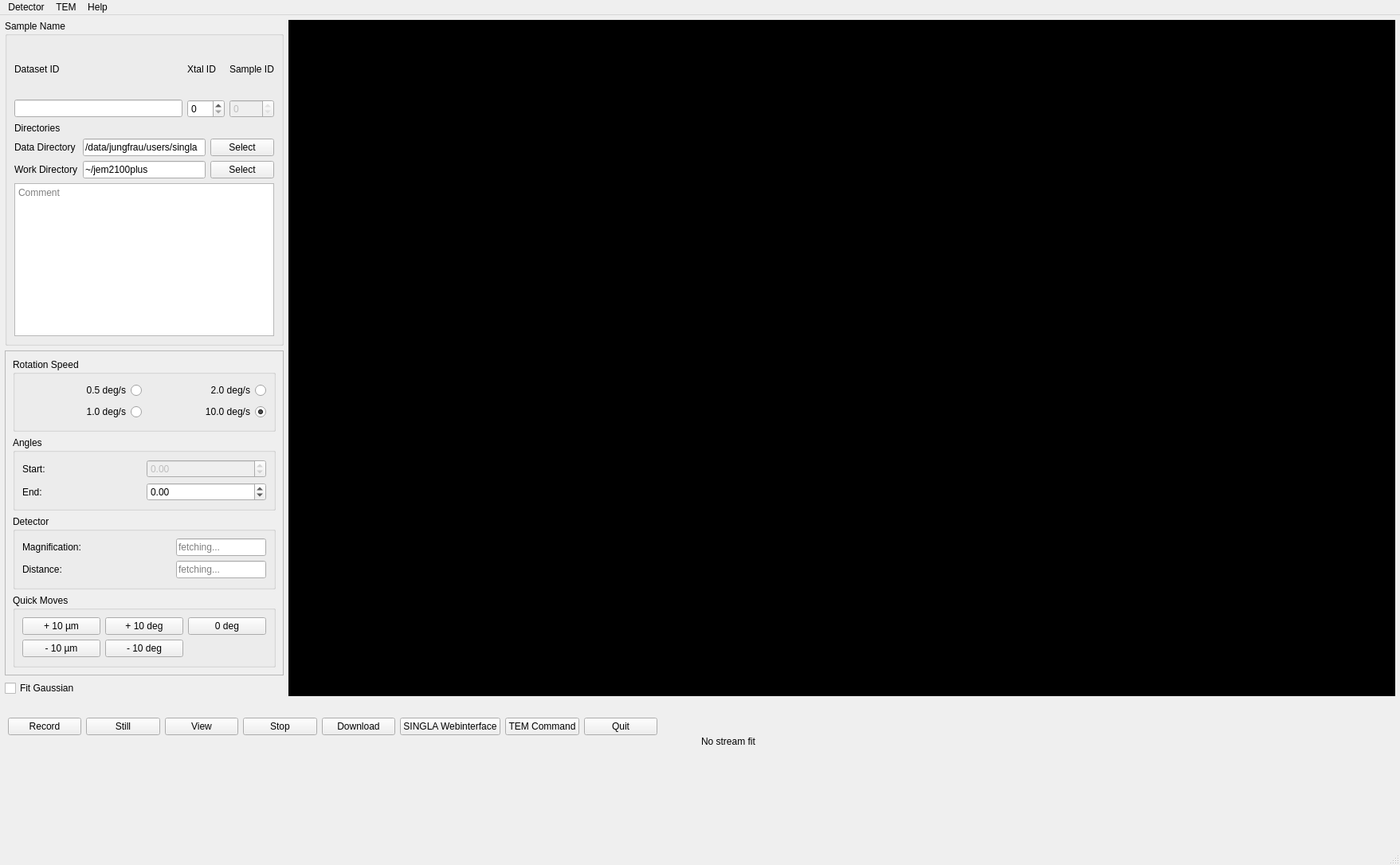
<?xml version="1.0" encoding="UTF-8"?>
<ui version="4.0">
 <class>MainWindow</class>
 <widget class="QMainWindow" name="MainWindow">
  <property name="geometry">
   <rect>
    <x>0</x>
    <y>0</y>
    <width>1757</width>
    <height>1086</height>
   </rect>
  </property>
  <property name="sizePolicy">
   <sizepolicy hsizetype="Expanding" vsizetype="Expanding">
    <horstretch>0</horstretch>
    <verstretch>0</verstretch>
   </sizepolicy>
  </property>
  <property name="windowTitle">
   <string>Singla GUI</string>
  </property>
  <widget class="QWidget" name="centralwidget">
   <property name="sizePolicy">
    <sizepolicy hsizetype="Maximum" vsizetype="Maximum">
     <horstretch>0</horstretch>
     <verstretch>0</verstretch>
    </sizepolicy>
   </property>
   <widget class="QWidget" name="control_panel" native="true">
    <property name="geometry">
     <rect>
      <x>6</x>
      <y>6</y>
      <width>350</width>
      <height>849</height>
     </rect>
    </property>
    <property name="sizePolicy">
     <sizepolicy hsizetype="Preferred" vsizetype="Maximum">
      <horstretch>0</horstretch>
      <verstretch>0</verstretch>
     </sizepolicy>
    </property>
    <property name="maximumSize">
     <size>
      <width>350</width>
      <height>900</height>
     </size>
    </property>
    <layout class="QGridLayout" name="gridLayout_10">
     <item row="3" column="0">
      <widget class="QCheckBox" name="checkbox_fit_beam">
       <property name="text">
        <string>Fit Gaussian</string>
       </property>
      </widget>
     </item>
     <item row="1" column="0">
      <widget class="QFrame" name="frame">
       <property name="sizePolicy">
        <sizepolicy hsizetype="Preferred" vsizetype="Preferred">
         <horstretch>0</horstretch>
         <verstretch>0</verstretch>
        </sizepolicy>
       </property>
       <property name="frameShape">
        <enum>QFrame::StyledPanel</enum>
       </property>
       <property name="frameShadow">
        <enum>QFrame::Raised</enum>
       </property>
       <layout class="QVBoxLayout" name="verticalLayout">
        <item>
         <widget class="QGroupBox" name="groupBox_rotation_speed">
          <property name="title">
           <string>Rotation Speed</string>
          </property>
          <layout class="QGridLayout" name="gridLayout_2">
           <item row="2" column="2">
            <widget class="QRadioButton" name="rb_speed_10">
             <property name="layoutDirection">
              <enum>Qt::RightToLeft</enum>
             </property>
             <property name="text">
              <string>10.0 deg/s</string>
             </property>
             <property name="checked">
              <bool>true</bool>
             </property>
            </widget>
           </item>
           <item row="1" column="2">
            <widget class="QRadioButton" name="rb_speed_2">
             <property name="layoutDirection">
              <enum>Qt::RightToLeft</enum>
             </property>
             <property name="text">
              <string>2.0 deg/s</string>
             </property>
            </widget>
           </item>
           <item row="1" column="1">
            <widget class="QRadioButton" name="rb_speed_05">
             <property name="layoutDirection">
              <enum>Qt::RightToLeft</enum>
             </property>
             <property name="text">
              <string>0.5 deg/s</string>
             </property>
            </widget>
           </item>
           <item row="2" column="1">
            <widget class="QRadioButton" name="rb_speed_1">
             <property name="layoutDirection">
              <enum>Qt::RightToLeft</enum>
             </property>
             <property name="text">
              <string>1.0 deg/s</string>
             </property>
            </widget>
           </item>
          </layout>
         </widget>
        </item>
        <item>
         <widget class="QGroupBox" name="groupBox_3">
          <property name="title">
           <string>Angles</string>
          </property>
          <layout class="QGridLayout" name="gridLayout_4">
           <item row="1" column="2">
            <widget class="QDoubleSpinBox" name="input_end_angle">
             <property name="minimum">
              <double>-120.000000000000000</double>
             </property>
             <property name="maximum">
              <double>120.000000000000000</double>
             </property>
            </widget>
           </item>
           <item row="0" column="1">
            <widget class="QLabel" name="label_5">
             <property name="text">
              <string>Start:</string>
             </property>
            </widget>
           </item>
           <item row="1" column="1">
            <widget class="QLabel" name="label_6">
             <property name="text">
              <string>End:</string>
             </property>
            </widget>
           </item>
           <item row="0" column="2">
            <widget class="QDoubleSpinBox" name="input_start_angle">
             <property name="enabled">
              <bool>false</bool>
             </property>
             <property name="minimum">
              <double>-120.000000000000000</double>
             </property>
             <property name="maximum">
              <double>120.000000000000000</double>
             </property>
            </widget>
           </item>
          </layout>
         </widget>
        </item>
        <item>
         <widget class="QGroupBox" name="groupBox_5">
          <property name="title">
           <string>Detector</string>
          </property>
          <layout class="QGridLayout" name="gridLayout_3">
           <item row="2" column="2">
            <widget class="QLineEdit" name="input_det_distance">
             <property name="text">
              <string/>
             </property>
             <property name="readOnly">
              <bool>true</bool>
             </property>
             <property name="placeholderText">
              <string>fetching...</string>
             </property>
            </widget>
           </item>
           <item row="2" column="0">
            <widget class="QLabel" name="label_8">
             <property name="text">
              <string>Distance:</string>
             </property>
            </widget>
           </item>
           <item row="0" column="2">
            <widget class="QLineEdit" name="input_magnification">
             <property name="enabled">
              <bool>true</bool>
             </property>
             <property name="text">
              <string/>
             </property>
             <property name="readOnly">
              <bool>true</bool>
             </property>
             <property name="placeholderText">
              <string>fetching...</string>
             </property>
            </widget>
           </item>
           <item row="0" column="0">
            <widget class="QLabel" name="label_7">
             <property name="text">
              <string>Magnification:</string>
             </property>
            </widget>
           </item>
           <item row="0" column="1">
            <spacer name="horizontalSpacer">
             <property name="orientation">
              <enum>Qt::Horizontal</enum>
             </property>
             <property name="sizeHint" stdset="0">
              <size>
               <width>30</width>
               <height>20</height>
              </size>
             </property>
            </spacer>
           </item>
          </layout>
         </widget>
        </item>
        <item>
         <widget class="QGroupBox" name="groupBox_4">
          <property name="title">
           <string>Quick Moves</string>
          </property>
          <layout class="QGridLayout" name="gridLayout_5">
           <item row="0" column="0">
            <widget class="QPushButton" name="btn_qnm_p10um">
             <property name="text">
              <string>+ 10 µm</string>
             </property>
            </widget>
           </item>
           <item row="0" column="1">
            <widget class="QPushButton" name="btn_qnm_p10deg">
             <property name="text">
              <string>+ 10 deg</string>
             </property>
            </widget>
           </item>
           <item row="0" column="2">
            <widget class="QPushButton" name="btn_qnm_0deg">
             <property name="text">
              <string>0 deg</string>
             </property>
            </widget>
           </item>
           <item row="1" column="0">
            <widget class="QPushButton" name="btn_qnm_m10um">
             <property name="text">
              <string>- 10 µm</string>
             </property>
            </widget>
           </item>
           <item row="1" column="1">
            <widget class="QPushButton" name="btn_qnm_m10deg">
             <property name="text">
              <string>- 10 deg</string>
             </property>
            </widget>
           </item>
          </layout>
         </widget>
        </item>
       </layout>
      </widget>
     </item>
     <item row="0" column="0">
      <widget class="QGroupBox" name="groupBox">
       <property name="title">
        <string>Sample Name</string>
       </property>
       <layout class="QGridLayout" name="gridLayout_8">
        <item row="0" column="0">
         <widget class="QLabel" name="label_4">
          <property name="text">
           <string>Dataset ID</string>
          </property>
         </widget>
        </item>
        <item row="0" column="1">
         <widget class="QLabel" name="label_3">
          <property name="text">
           <string>Xtal ID</string>
          </property>
         </widget>
        </item>
        <item row="0" column="2">
         <widget class="QLabel" name="label_2">
          <property name="text">
           <string>Sample ID</string>
          </property>
         </widget>
        </item>
        <item row="1" column="0">
         <widget class="QLineEdit" name="input_sampleid"/>
        </item>
        <item row="1" column="1">
         <widget class="QSpinBox" name="input_xtal_id">
          <property name="maximum">
           <number>500</number>
          </property>
         </widget>
        </item>
        <item row="1" column="2">
         <widget class="QSpinBox" name="input_dataset_id">
          <property name="enabled">
           <bool>false</bool>
          </property>
          <property name="maximumSize">
           <size>
            <width>80</width>
            <height>16777215</height>
           </size>
          </property>
          <property name="readOnly">
           <bool>true</bool>
          </property>
          <property name="maximum">
           <number>1000</number>
          </property>
         </widget>
        </item>
        <item row="2" column="0" colspan="3">
         <widget class="QWidget" name="widget_4" native="true">
          <layout class="QGridLayout" name="gridLayout_6">
           <property name="leftMargin">
            <number>0</number>
           </property>
           <property name="topMargin">
            <number>0</number>
           </property>
           <property name="rightMargin">
            <number>0</number>
           </property>
           <property name="bottomMargin">
            <number>0</number>
           </property>
           <property name="spacing">
            <number>6</number>
           </property>
           <item row="0" column="0">
            <widget class="QLabel" name="label">
             <property name="text">
              <string>Directories</string>
             </property>
            </widget>
           </item>
           <item row="1" column="2">
            <widget class="QPushButton" name="btn_select_data_directory">
             <property name="text">
              <string>Select</string>
             </property>
            </widget>
           </item>
           <item row="2" column="2">
            <widget class="QPushButton" name="btn_select_work_directory">
             <property name="text">
              <string>Select</string>
             </property>
            </widget>
           </item>
           <item row="1" column="1">
            <widget class="QLineEdit" name="input_databasedir">
             <property name="text">
              <string>/data/jungfrau/users/singla</string>
             </property>
             <property name="readOnly">
              <bool>false</bool>
             </property>
            </widget>
           </item>
           <item row="1" column="0">
            <widget class="QLabel" name="label_9">
             <property name="text">
              <string>Data Directory</string>
             </property>
            </widget>
           </item>
           <item row="2" column="1">
            <widget class="QLineEdit" name="input_workbasedir">
             <property name="text">
              <string>~/jem2100plus</string>
             </property>
             <property name="readOnly">
              <bool>false</bool>
             </property>
            </widget>
           </item>
           <item row="2" column="0">
            <widget class="QLabel" name="label_10">
             <property name="text">
              <string>Work Directory</string>
             </property>
            </widget>
           </item>
          </layout>
         </widget>
        </item>
        <item row="3" column="0" colspan="3">
         <widget class="QPlainTextEdit" name="input_comment">
          <property name="sizePolicy">
           <sizepolicy hsizetype="Preferred" vsizetype="Preferred">
            <horstretch>0</horstretch>
            <verstretch>0</verstretch>
           </sizepolicy>
          </property>
          <property name="placeholderText">
           <string>Comment</string>
          </property>
         </widget>
        </item>
       </layout>
      </widget>
     </item>
    </layout>
   </widget>
   <widget class="ImageView" name="stream_view" native="true">
    <property name="geometry">
     <rect>
      <x>362</x>
      <y>6</y>
      <width>1389</width>
      <height>849</height>
     </rect>
    </property>
    <property name="sizePolicy">
     <sizepolicy hsizetype="Preferred" vsizetype="Preferred">
      <horstretch>0</horstretch>
      <verstretch>0</verstretch>
     </sizepolicy>
    </property>
    <property name="autoFillBackground">
     <bool>false</bool>
    </property>
    <property name="styleSheet">
     <string notr="true">background-color:black;</string>
    </property>
   </widget>
   <widget class="QWidget" name="widget" native="true">
    <property name="geometry">
     <rect>
      <x>780</x>
      <y>861</y>
      <width>971</width>
      <height>166</height>
     </rect>
    </property>
    <widget class="QLabel" name="label_dump">
     <property name="geometry">
      <rect>
       <x>698</x>
       <y>6</y>
       <width>16</width>
       <height>18</height>
      </rect>
     </property>
     <property name="text">
      <string/>
     </property>
    </widget>
    <widget class="QLabel" name="label_stream_info">
     <property name="geometry">
      <rect>
       <x>100</x>
       <y>20</y>
       <width>981</width>
       <height>61</height>
      </rect>
     </property>
     <property name="text">
      <string>No stream fit</string>
     </property>
    </widget>
   </widget>
   <widget class="QWidget" name="widget_2" native="true">
    <property name="geometry">
     <rect>
      <x>10</x>
      <y>870</y>
      <width>815</width>
      <height>46</height>
     </rect>
    </property>
    <layout class="QHBoxLayout" name="horizontalLayout">
     <item>
      <widget class="QPushButton" name="btn_record">
       <property name="enabled">
        <bool>true</bool>
       </property>
       <property name="text">
        <string>Record</string>
       </property>
       <property name="checkable">
        <bool>false</bool>
       </property>
      </widget>
     </item>
     <item>
      <widget class="QPushButton" name="btn_still">
       <property name="text">
        <string>Still</string>
       </property>
      </widget>
     </item>
     <item>
      <widget class="QPushButton" name="btn_view">
       <property name="text">
        <string>View</string>
       </property>
       <property name="checkable">
        <bool>false</bool>
       </property>
       <property name="checked">
        <bool>false</bool>
       </property>
       <property name="autoRepeat">
        <bool>false</bool>
       </property>
       <property name="default">
        <bool>false</bool>
       </property>
       <property name="flat">
        <bool>false</bool>
       </property>
      </widget>
     </item>
     <item>
      <widget class="QPushButton" name="btn_stop">
       <property name="text">
        <string>Stop</string>
       </property>
      </widget>
     </item>
     <item>
      <widget class="QPushButton" name="btn_download">
       <property name="text">
        <string>Download</string>
       </property>
      </widget>
     </item>
     <item>
      <widget class="QPushButton" name="btn_singla_interface">
       <property name="text">
        <string>SINGLA Webinterface</string>
       </property>
      </widget>
     </item>
     <item>
      <widget class="QPushButton" name="btn_tem_cmd">
       <property name="text">
        <string>TEM Command</string>
       </property>
      </widget>
     </item>
     <item>
      <widget class="QPushButton" name="btn_quit">
       <property name="text">
        <string>Quit</string>
       </property>
      </widget>
     </item>
    </layout>
   </widget>
  </widget>
  <widget class="QMenuBar" name="menubar">
   <property name="geometry">
    <rect>
     <x>0</x>
     <y>0</y>
     <width>1757</width>
     <height>30</height>
    </rect>
   </property>
   <widget class="QMenu" name="menuDetector">
    <property name="title">
     <string>Detector</string>
    </property>
    <addaction name="actionInitialize"/>
    <addaction name="actionWebinterface"/>
    <addaction name="actionSet_frame_time"/>
   </widget>
   <widget class="QMenu" name="menuTEM">
    <property name="title">
     <string>TEM</string>
    </property>
    <addaction name="actionSend_Tem_Command"/>
    <addaction name="actionFit_Beam"/>
   </widget>
   <widget class="QMenu" name="menuHelp">
    <property name="title">
     <string>Help</string>
    </property>
    <addaction name="actionAbout"/>
   </widget>
   <addaction name="menuDetector"/>
   <addaction name="menuTEM"/>
   <addaction name="menuHelp"/>
  </widget>
  <widget class="QStatusBar" name="statusbar"/>
  <action name="actionSend_Tem_Command">
   <property name="text">
    <string>Send Tem Command</string>
   </property>
  </action>
  <action name="actionInitialize">
   <property name="text">
    <string>Initialize</string>
   </property>
   <property name="toolTip">
    <string>Initialize the detector</string>
   </property>
  </action>
  <action name="actionAbout">
   <property name="text">
    <string>About</string>
   </property>
  </action>
  <action name="actionWebinterface">
   <property name="text">
    <string>Webinterface</string>
   </property>
  </action>
  <action name="actionSet_frame_time">
   <property name="text">
    <string>Set frame time</string>
   </property>
  </action>
  <action name="actionFit_Beam">
   <property name="text">
    <string>Fit Beam</string>
   </property>
  </action>
 </widget>
 <customwidgets>
  <customwidget>
   <class>ImageView</class>
   <extends>QWidget</extends>
   <header>pyqtgraph</header>
   <container>1</container>
  </customwidget>
 </customwidgets>
 <tabstops>
  <tabstop>input_start_angle</tabstop>
  <tabstop>input_end_angle</tabstop>
  <tabstop>btn_qnm_p10um</tabstop>
  <tabstop>btn_qnm_p10deg</tabstop>
  <tabstop>btn_qnm_0deg</tabstop>
  <tabstop>btn_qnm_m10um</tabstop>
  <tabstop>btn_qnm_m10deg</tabstop>
 </tabstops>
 <resources/>
 <connections/>
</ui>
